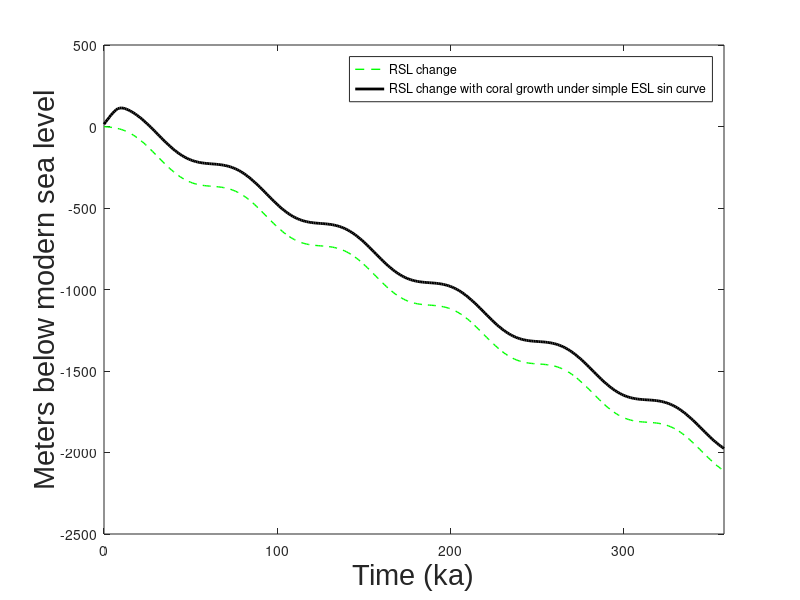

MATLAB code to generate this figure:

% written to complete the analysis made by Joseph Galewsky
% using simple sinuosoidal sea level fluctuation, flexure subsidence rate
% (with a slope initial topography), and with the upward growth rate of
% platform building corals (Bosscher and Schlager, 1992); written by Hang
% Deng with inpiration from Joe's paper

clear all
figure(1)

%determine parameter inputs
%time variables
tmax = 358; %ka dated using Th method, Galewsky
dt = 1;
t = 0:dt:tmax;

% distance variables
%xmax = 50; % 50 km from coast
%dx = 1;
%x = 0:dx:xmax;

%Sea level using sinuosoidal, eustatic change rate per ka
eus = 50*sin(0.1*t); % sinuosoidal fluctuation estimated from the paper
deusdt = 50*0.1*cos(0.1*t);

% or try real data
% get first column time(ka) data

%subsidence flexure
w0 = 10000; %max deflection = 10km
D = 5 * 10^22;
a = ((4*D/(3300-1030))*9.8)^0.25;
%w=w0*exp(-(x/a))*cos(x/a);
%subsidence flexure rate
c = 100; %10cm/yr = 0.1m/yr = 100m/ka, convergence rate

% ka deflection rate
dflexdt=c.*(a^(-1)).*w0.*exp((-c)*(t/a)).*((-cos(c.*(t/a)))-sin(c.*(t/a)));

%total RSL change annual * 1000........(1000yr - 1ka)
totaldepth=cumsum(deusdt*dt)+cumsum(dflexdt*dt);

%coral growth rate, annual
k = 0.15;
I0 = 2000;
Ik = 450;
Gm = 15; % per ka

% I think the total depth in this equation is an absolute value;
G = Gm*tanh(I0*(exp(-k*(abs(totaldepth)))/Ik));

%put into loop
totalgrowth = cumsum(G*dt);
z = totaldepth + totalgrowth;

% start plotting
figure(1)
plot(t,totaldepth,'g--','linewidth',1);

hold on
plot(t,z,'black','linewidth',2);

xlabel('Time (ka)','fontname','arial','fontsize',21);
ylabel('Meters below modern sea level','fontname','arial','fontsize',21);
%ylim([-3000 500]);
xlim([0,358]);
legend('RSL change','RSL change with coral growth under simple ESL sin curve');